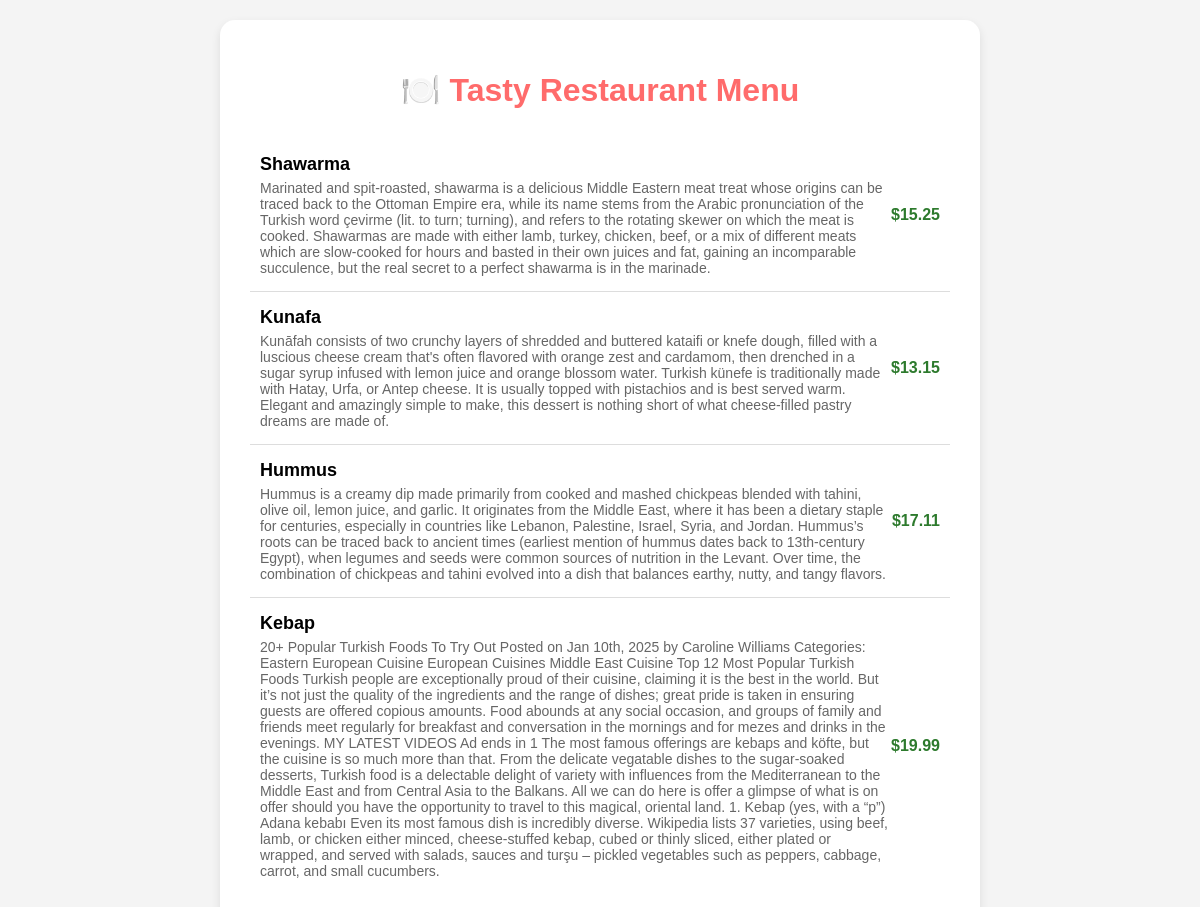
The app's page /menu/ with its own data.
### menu/models.py (models this page shows, shortened)
class Dish(models.Model):
    name = models.CharField(max_length=100)
    description = models.TextField(blank=True)
    price = models.DecimalField(max_digits=6, decimal_places=2)

### menu/views.py (the view)
# urls.py: path("menu/", views.menu_list, name="menu_list"),
def menu_list(request):
    dishes = Dish.objects.all()  # fetch all dishes
    return render(request, "menu/food_list.html", {"dishes": dishes})

### menu/templates/menu/food_list.html (shortened to what this page needs)
<!DOCTYPE html>
<html lang="en">
<head>
</head>
<body>
    <div class="menu-container">
        <h1>🍽️ Tasty Restaurant Menu</h1>
        {% if dishes %}
            {% for dish in dishes %}
                <div class="dish-item">
                    <div>
                        <div class="dish-name">{{ dish.name }}</div>
                        <div class="dish-description">{{ dish.description }}</div>
                    </div>
                    <div class="dish-price">${{ dish.price }}</div>
                </div>
            {% endfor %}
        {% else %}
            <div class="no-dishes">No dishes available.</div>
        {% endif %}
    </div>
</body>
</html>

### menu/templates/menu/food_list.html (style rules this page uses)
body { font-family: Arial, sans-serif; background: #f4f4f4; margin: 0; padding: 20px; }
.menu-container { max-width: 700px; margin: auto; background: white; padding: 30px; border-radius: 15px; box-shadow: 0 4px 10px rgba(0, 0, 0, 0.1); }
h1 { text-align: center; color: #ff6b6b; margin-bottom: 30px; }
.dish-item { display: flex; justify-content: space-between; align-items: center; padding: 15px 10px; border-bottom: 1px solid #ddd; transition: background 0.2s; }
.dish-item:last-child { border-bottom: none; }
.dish-name { font-weight: bold; font-size: 18px; }
.dish-description { font-size: 14px; color: #666; margin-top: 5px; }
.dish-price { font-weight: bold; color: #2d7a2d; font-size: 16px; }

### records on screen
Dish: name "Shawarma", description "Marinated and spit-roasted, shawarma is a delicious Middle Eastern meat treat whose origins can be traced back to the Ottoman Empire era, while its name stems from the Arabic pronunciation of the Turkish word çevirme (lit. to turn; turning), and refers to the rotating skewer on which the meat is cooked. Shawarmas are made with either lamb, turkey, chicken, beef, or a mix of different meats which are slow-cooked for hours and basted in their own juices and fat, gaining an incomparable succulence, but the real secret to a perfect shawarma is in the marinade.", price "15.25"
Dish: name "Kunafa", description "Kunāfah consists of two crunchy layers of shredded and buttered kataifi or knefe dough, filled with a luscious cheese cream that's often flavored with orange zest and cardamom, then drenched in a sugar syrup infused with lemon juice and orange blossom water. Turkish künefe is traditionally made with Hatay, Urfa, or Antep cheese. It is usually topped with pistachios and is best served warm. Elegant and amazingly simple to make, this dessert is nothing short of what cheese-filled pastry dreams are made of.", price "13.15"
Dish: name "Hummus", description "Hummus is a creamy dip made primarily from cooked and mashed chickpeas blended with tahini, olive oil, lemon juice, and garlic. It originates from the Middle East, where it has been a dietary staple for centuries, especially in countries like Lebanon, Palestine, Israel, Syria, and Jordan. Hummus’s roots can be traced back to ancient times (earliest mention of hummus dates back to 13th-century Egypt), when legumes and seeds were common sources of nutrition in the Levant. Over time, the combination of chickpeas and tahini evolved into a dish that balances earthy, nutty, and tangy flavors.", price "17.11"
Dish: name "Kebap", description "20+ Popular Turkish Foods To Try Out Posted on Jan 10th, 2025 by Caroline Williams Categories: Eastern European Cuisine European Cuisines Middle East Cuisine Top 12 Most Popular Turkish Foods Turkish people are exceptionally proud of their cuisine, claiming it is the best in the world. But it’s not just the quality of the ingredients and the range of dishes; great pride is taken in ensuring guests are offered copious amounts. Food abounds at any social occasion, and groups of family and friends meet regularly for breakfast and conversation in the mornings and for mezes and drinks in the evenings. MY LATEST VIDEOS Ad ends in 1 The most famous offerings are kebaps and köfte, but the cuisine…", price "19.99"
